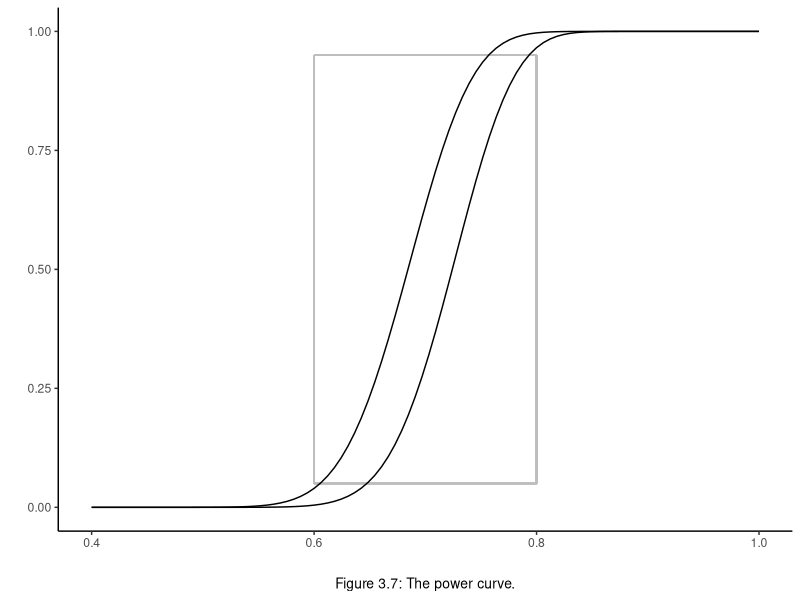

The R script that drew this image:
## ---- chunk 1
knitr::opts_chunk$set(echo = TRUE)
library(ggplot2)
## ---- chunk 2
#calculate two alpha
p=seq(from=0.4,to=1,length=100)
alpha1=rep(0,times=length(p))
for(i in 1:100){
  alpha1[i]=pbinom(q=100,size=100,prob=p[i])-pbinom(q=68,size=100,prob=p[i])
}
alpha2=rep(0,times=length((p)))
for(i in 1:100){
  alpha2[i]=pbinom(q=100,size=100,prob=p[i])-pbinom(q=72,size=100,prob=p[i])
}

#create the data frame
dt=data.frame(p,alpha1,alpha2)

#replicate the plot using ggplot
ggplot(data=dt,mapping=aes(x=p))+
  theme_bw()+
  geom_segment(mapping=aes(x=0.6,xend=0.8,y=0.05,yend=0.05),color="grey")+##add box
  geom_segment(mapping=aes(x=0.6,xend=0.8,y=0.95,yend=0.95),color="grey")+
  geom_segment(mapping=aes(x=0.6,xend=0.6,y=0.05,yend=0.95),color="grey")+
  geom_segment(mapping=aes(x=0.8,xend=0.8,y=0.05,yend=0.95),color="grey")+
  geom_line(mapping=aes(y=alpha1))+
  geom_line(mapping=aes(y=alpha2))+
  labs(x=" ",y=" ",caption="Figure 3.7: The power curve.")+
  theme(plot.caption=element_text(hjust=0.5,size=10))+
  
  theme(panel.grid=element_blank(),panel.border=element_blank(),axis.line=element_line(colour="black"))
  
## ---- chunk 3
#Probability of type 1 error when p=0.6
m.a=rep(0,times=40)
p.a=rep(0,times=40)
for(i in 0:40){
  m.a[i]=i+60
  p.a[i]=pbinom(q=100,size=100,prob=0.6)-pbinom(q=m.a[i]-1,size=100,prob=0.6)
}
a=data.frame(m.a,p.a)
## ---- chunk 4
#Probability of type 2 error when p=0.8
m.b=rep(0,times=20)
p.b=rep(0,times=20)
for(i in 0:20){
  m.b[i]=80-i
  p.b[i]=pbinom(q=m.b[i]-1,size=100,prob=0.8)
}
b=data.frame(m.b,p.b)
## ---- chunk 5
#both type of errors should less than 0.05
lower <- min(a[which(a$p.a<0.05),1])
upper <- max(b[which(b$p.b<0.05),1])
cat("So the interval is","(",lower,",",upper,")")
